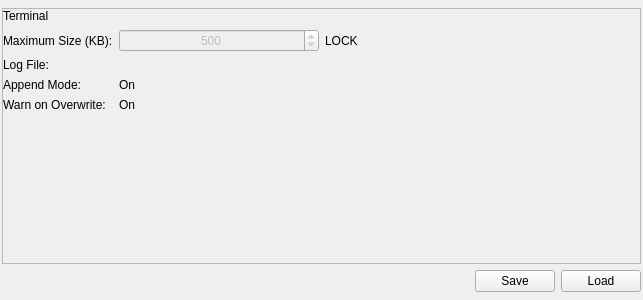
<?xml version="1.0" encoding="UTF-8"?>
<ui version="4.0">
 <class>Preferences</class>
 <widget class="QWidget" name="Preferences">
  <property name="geometry">
   <rect>
    <x>0</x>
    <y>0</y>
    <width>643</width>
    <height>300</height>
   </rect>
  </property>
  <property name="windowTitle">
   <string>Preferences</string>
  </property>
  <layout class="QVBoxLayout" name="verticalLayout">
   <property name="leftMargin">
    <number>2</number>
   </property>
   <property name="topMargin">
    <number>8</number>
   </property>
   <property name="rightMargin">
    <number>2</number>
   </property>
   <property name="bottomMargin">
    <number>8</number>
   </property>
   <item>
    <widget class="QScrollArea" name="scrollArea">
     <property name="minimumSize">
      <size>
       <width>300</width>
       <height>0</height>
      </size>
     </property>
     <property name="widgetResizable">
      <bool>true</bool>
     </property>
     <widget class="QWidget" name="scrollAreaWidgetContents">
      <property name="geometry">
       <rect>
        <x>0</x>
        <y>0</y>
        <width>637</width>
        <height>240</height>
       </rect>
      </property>
      <layout class="QFormLayout" name="formLayout">
       <property name="fieldGrowthPolicy">
        <enum>QFormLayout::FieldsStayAtSizeHint</enum>
       </property>
       <property name="labelAlignment">
        <set>Qt::AlignLeading|Qt::AlignLeft|Qt::AlignVCenter</set>
       </property>
       <property name="formAlignment">
        <set>Qt::AlignLeading|Qt::AlignLeft|Qt::AlignTop</set>
       </property>
       <property name="horizontalSpacing">
        <number>6</number>
       </property>
       <property name="verticalSpacing">
        <number>6</number>
       </property>
       <property name="leftMargin">
        <number>0</number>
       </property>
       <property name="topMargin">
        <number>0</number>
       </property>
       <property name="rightMargin">
        <number>0</number>
       </property>
       <property name="bottomMargin">
        <number>0</number>
       </property>
       <item row="4" column="0">
        <widget class="QLabel" name="terminalLabel">
         <property name="text">
          <string>Terminal</string>
         </property>
        </widget>
       </item>
       <item row="5" column="0">
        <widget class="QLabel" name="terminalMaximumSizeLabel">
         <property name="text">
          <string>Maximum Size (KB):</string>
         </property>
        </widget>
       </item>
       <item row="5" column="1">
        <layout class="QHBoxLayout" name="terminalMaximumSizeHorizontalLayout">
         <item>
          <widget class="QSpinBox" name="terminalMaximumSizeSpinBox">
           <property name="enabled">
            <bool>false</bool>
           </property>
           <property name="minimumSize">
            <size>
             <width>200</width>
             <height>0</height>
            </size>
           </property>
           <property name="alignment">
            <set>Qt::AlignCenter</set>
           </property>
           <property name="minimum">
            <number>10</number>
           </property>
           <property name="maximum">
            <number>2000</number>
           </property>
           <property name="singleStep">
            <number>10</number>
           </property>
           <property name="value">
            <number>500</number>
           </property>
          </widget>
         </item>
         <item>
          <widget class="CLock" name="terminalMaximumSizeLockCheckBox">
           <property name="text">
            <string>LOCK</string>
           </property>
          </widget>
         </item>
        </layout>
       </item>
       <item row="6" column="0">
        <widget class="QLabel" name="terminalLogFileLabel">
         <property name="text">
          <string>Log File:</string>
         </property>
        </widget>
       </item>
       <item row="6" column="1">
        <widget class="CLineEdit" name="terminalLogFile" native="true">
         <property name="minimumSize">
          <size>
           <width>300</width>
           <height>0</height>
          </size>
         </property>
        </widget>
       </item>
       <item row="7" column="0">
        <widget class="QLabel" name="terminalAppendModeLabel">
         <property name="text">
          <string>Append Mode:</string>
         </property>
        </widget>
       </item>
       <item row="9" column="0">
        <widget class="QLabel" name="terminalWarnOverwriteLabel">
         <property name="text">
          <string>Warn on Overwrite:</string>
         </property>
        </widget>
       </item>
       <item row="7" column="1">
        <widget class="CCheckbox" name="terminalAppendModeCheckBox">
         <property name="text">
          <string>On</string>
         </property>
        </widget>
       </item>
       <item row="9" column="1">
        <widget class="CCheckbox" name="terminalWarnOverwriteCheckBox">
         <property name="text">
          <string>On</string>
         </property>
        </widget>
       </item>
      </layout>
     </widget>
    </widget>
   </item>
   <item>
    <layout class="QHBoxLayout" name="buttonHorizontalLayout">
     <item>
      <spacer name="horizontalSpacer">
       <property name="orientation">
        <enum>Qt::Horizontal</enum>
       </property>
       <property name="sizeHint" stdset="0">
        <size>
         <width>40</width>
         <height>20</height>
        </size>
       </property>
      </spacer>
     </item>
     <item>
      <widget class="QPushButton" name="savePreferencesButton">
       <property name="text">
        <string>Save</string>
       </property>
      </widget>
     </item>
     <item>
      <widget class="QPushButton" name="loadPreferencesButton">
       <property name="text">
        <string>Load</string>
       </property>
      </widget>
     </item>
    </layout>
   </item>
  </layout>
 </widget>
 <customwidgets>
  <customwidget>
   <class>CLineEdit</class>
   <extends>QWidget</extends>
   <header>CSdk/CLineEdit.h</header>
   <container>1</container>
  </customwidget>
  <customwidget>
   <class>CLock</class>
   <extends>QLabel</extends>
   <header>CSdk/CLock.h</header>
  </customwidget>
  <customwidget>
   <class>CCheckbox</class>
   <extends>QLabel</extends>
   <header>CSdk/CCheckbox.h</header>
  </customwidget>
 </customwidgets>
 <tabstops>
  <tabstop>terminalMaximumSizeSpinBox</tabstop>
  <tabstop>savePreferencesButton</tabstop>
  <tabstop>loadPreferencesButton</tabstop>
  <tabstop>scrollArea</tabstop>
 </tabstops>
 <resources/>
 <connections/>
</ui>
